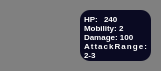
        <widget class="QWidget" name="pl1_ag15_widget" native="true">
         <property name="minimumSize">
          <size>
           <width>161</width>
           <height>71</height>
          </size>
         </property>
         <property name="styleSheet">
          <string notr="true">QWidget{
background-color: #808080;
border-radius:10px;
}</string>
         </property>
         <widget class="QTextBrowser" name="textBrowser_15">
          <property name="geometry">
           <rect>
            <x>80</x>
            <y>10</y>
            <width>71</width>
            <height>51</height>
           </rect>
          </property>
          <property name="styleSheet">
           <string notr="true">color:white;
background-color : #0a0a22;
border:none;
</string>
          </property>
          <property name="verticalScrollBarPolicy">
           <enum>Qt::ScrollBarPolicy::ScrollBarAlwaysOff</enum>
          </property>
          <property name="horizontalScrollBarPolicy">
           <enum>Qt::ScrollBarPolicy::ScrollBarAlwaysOff</enum>
          </property>
          <property name="html">
           <string>&lt;!DOCTYPE HTML PUBLIC &quot;-//W3C//DTD HTML 4.0//EN&quot; &quot;http://www.w3.org/TR/REC-html40/strict.dtd&quot;&gt;
&lt;html&gt;&lt;head&gt;&lt;meta name=&quot;qrichtext&quot; content=&quot;1&quot; /&gt;&lt;meta charset=&quot;utf-8&quot; /&gt;&lt;style type=&quot;text/css&quot;&gt;
p, li { white-space: pre-wrap; }
hr { height: 1px; border-width: 0; }
li.unchecked::marker { content: &quot;\2610&quot;; }
li.checked::marker { content: &quot;\2612&quot;; }
&lt;/style&gt;&lt;/head&gt;&lt;body style=&quot; font-family:'Segoe UI'; font-size:9pt; font-weight:400; font-style:normal;&quot;&gt;
&lt;p align=&quot;justify&quot; style=&quot; margin-top:12px; margin-bottom:12px; margin-left:0px; margin-right:0px; -qt-block-indent:0; text-indent:0px;&quot;&gt;&lt;span style=&quot; font-size:6pt; font-weight:700;&quot;&gt;HP: &lt;br /&gt;Mobility: 2&lt;br /&gt;Damage: 100&lt;br /&gt;AttackRange: 2-3&lt;/span&gt;&lt;/p&gt;&lt;/body&gt;&lt;/html&gt;</string>
          </property>
         </widget>
         <widget class="QPushButton" name="pl1_ag15_btn">
          <property name="geometry">
           <rect>
            <x>10</x>
            <y>10</y>
            <width>61</width>
            <height>51</height>
           </rect>
          </property>
          <property name="styleSheet">
           <string notr="true">background-image:url(&quot;:/src/images/Agent/Eloi&quot;);
background-repeat:no-repeat;
background-position:center;
background-origin:content;
background-size:cover;</string>
          </property>
          <property name="text">
           <string/>
          </property>
         </widget>
         <widget class="QTextBrowser" name="pl1_ag15_HP">
          <property name="geometry">
           <rect>
            <x>100</x>
            <y>10</y>
            <width>25</width>
            <height>15</height>
           </rect>
          </property>
          <property name="styleSheet">
           <string notr="true">color:white;
background-color : #0a0a22;
border:none;</string>
          </property>
          <property name="verticalScrollBarPolicy">
           <enum>Qt::ScrollBarPolicy::ScrollBarAlwaysOff</enum>
          </property>
          <property name="html">
           <string>&lt;!DOCTYPE HTML PUBLIC &quot;-//W3C//DTD HTML 4.0//EN&quot; &quot;http://www.w3.org/TR/REC-html40/strict.dtd&quot;&gt;
&lt;html&gt;&lt;head&gt;&lt;meta name=&quot;qrichtext&quot; content=&quot;1&quot; /&gt;&lt;meta charset=&quot;utf-8&quot; /&gt;&lt;style type=&quot;text/css&quot;&gt;
p, li { white-space: pre-wrap; }
hr { height: 1px; border-width: 0; }
li.unchecked::marker { content: &quot;\2610&quot;; }
li.checked::marker { content: &quot;\2612&quot;; }
&lt;/style&gt;&lt;/head&gt;&lt;body style=&quot; font-family:'Segoe UI'; font-size:9pt; font-weight:400; font-style:normal;&quot;&gt;
&lt;p style=&quot; margin-top:0px; margin-bottom:0px; margin-left:0px; margin-right:0px; -qt-block-indent:0; text-indent:0px;&quot;&gt;&lt;span style=&quot; font-size:6pt; font-weight:700;&quot;&gt;240&lt;/span&gt;&lt;/p&gt;&lt;/body&gt;&lt;/html&gt;</string>
          </property>
         </widget>
        </widget>
